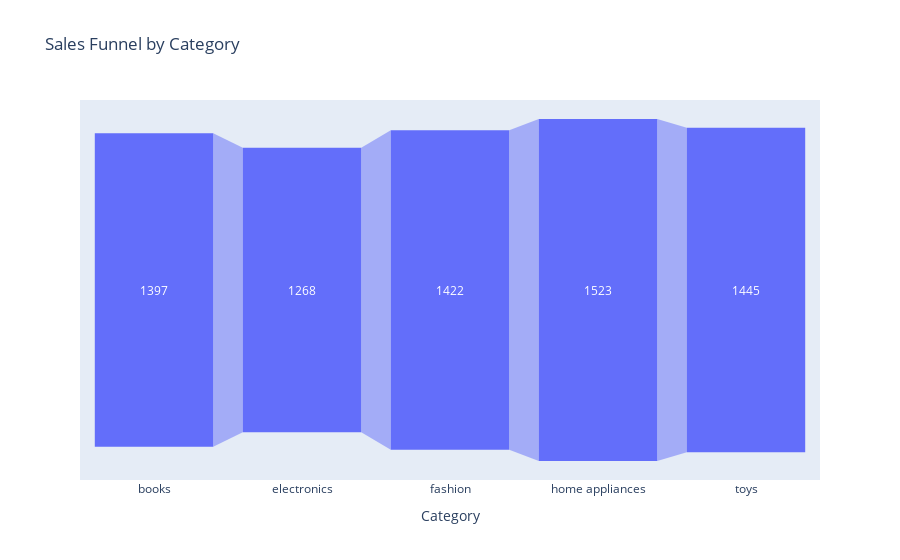

The notebook cell saved with this chart:
### Code cell
# Funnel Plot - Sales Funnel
funnel_data = df.groupby('Category').agg({'Quantity': 'sum'}).reset_index()
fig = px.funnel(funnel_data, x='Category', y='Quantity', title='Sales Funnel by Category')
fig.show()

### Figure 1 — Plotly figure (JSON) as saved in the notebook; plotly's stock layout.template omitted (floating-point values rounded to 4 significant figures)
{"data": [{"hovertemplate": "Category=%{x}<br>Quantity=%{y}<extra></extra>", "legendgroup": "", "marker": {"color": "#636efa"}, "name": "", "orientation": "v", "showlegend": false, "type": "funnel", "x": ["books", "electronics", "fashion", "home appliances", "toys"], "xaxis": "x", "y": [1397, 1268, 1422, 1523, 1445], "yaxis": "y"}], "layout": {"legend": {"tracegroupgap": 0}, "title": {"text": "Sales Funnel by Category"}, "xaxis": {"anchor": "y", "domain": [0, 1], "title": {"text": "Category"}}, "yaxis": {"anchor": "x", "domain": [0, 1], "title": {"text": "Quantity"}}}}
